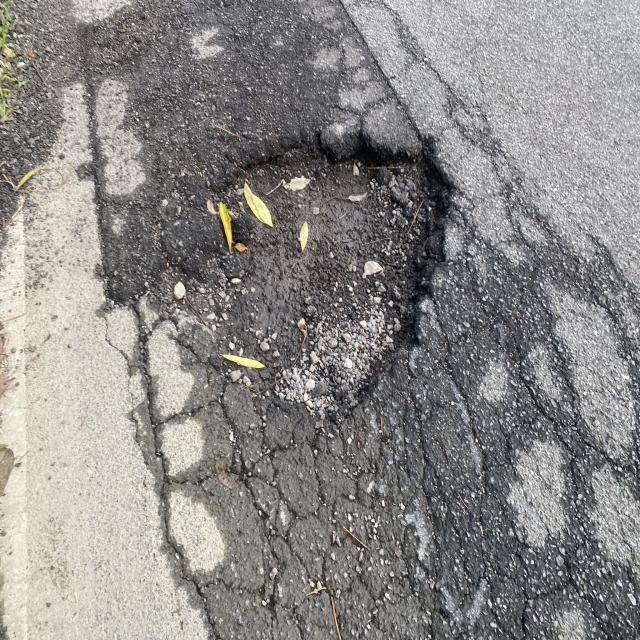
#> input picture pothole_combined/test/images/pothole_dataset_1_IMG_0291_JPEG.rf.fc0cbf43d306546977c5c670b15ff40b.jpg, 640 x 640 px, given in place of test_night.mp4, which was not available
$ python module3_lanes.py
#> lines starting #> are read from the running program, lines starting #| are printed output that depends on the picture; after the words box and inside, x2 and y2 are one past the last pixel; in counts of white or black regions, pixels touching at a corner belong together; pictures that were not available may be replaced by others from this repository, and a replacement may not be noted
#> in run_lane_module, frame is the input picture: shape (640, 640, 3); mean B, G, R 135.1, 137.3, 139.4
### module2_glare.py
import cv2
import numpy as np

VIDEO_PATH = "videos/test_night.mp4"

def detect_and_reduce_glare(frame):
    hsv = cv2.cvtColor(frame, cv2.COLOR_BGR2HSV)
#> hsv: shape (640, 640, 3); mean H, S, V 72.4, 15.8, 141.1

    # Mask 1 — pure white bright light
    lower1 = np.array([0, 0, 200])
    upper1 = np.array([180, 40, 255])
    mask1 = cv2.inRange(hsv, lower1, upper1)
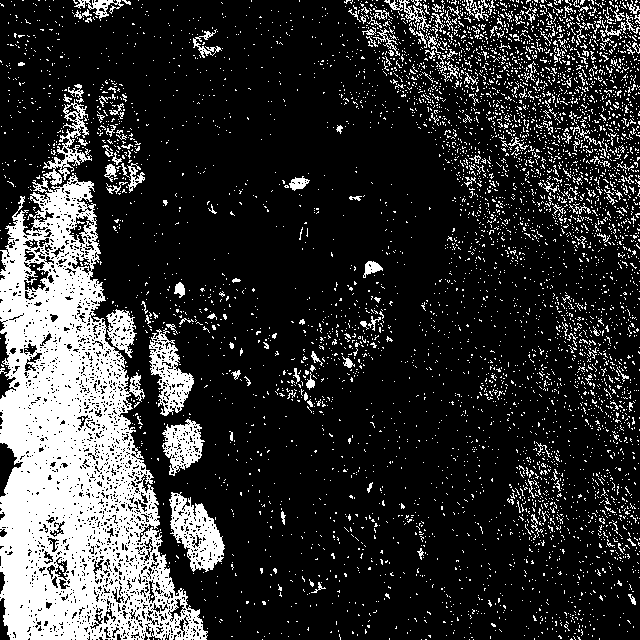
#> mask1: shape (640, 640); 19.7% white; 5621 white regions (5446 under 20 px), largest, box (x1, y1, x2, y2) and area: (0, 173, 208, 640) 48949, (169, 492, 225, 572) 2273, (149, 328, 194, 416) 1724

    # Mask 2 — yellowish white headlights
    lower2 = np.array([15, 30, 180])
    upper2 = np.array([35, 180, 255])
    mask2 = cv2.inRange(hsv, lower2, upper2)
#> mask2: shape (640, 640); 1.1% white; 387 white regions (355 under 20 px), largest, box (x1, y1, x2, y2) and area: (242, 183, 273, 227) 486, (218, 202, 233, 248) 259, (223, 353, 265, 369) 257

    # Combine both masks
    glare_mask = cv2.bitwise_or(mask1, mask2)
#> glare_mask: shape (640, 640); 20.4% white; 5620 white regions (5436 under 20 px), largest, box (x1, y1, x2, y2) and area: (0, 99, 208, 640) 51461, (169, 492, 225, 572) 2273, (149, 328, 194, 416) 1724

    # Remove small noise
    kernel = np.ones((5, 5), np.uint8)
    glare_mask = cv2.morphologyEx(glare_mask, cv2.MORPH_OPEN, kernel)
#> glare_mask: shape (640, 640); 8.9% white; 111 white regions (2 under 20 px), largest, box (x1, y1, x2, y2) and area: (0, 222, 107, 640) 26947, (43, 189, 78, 252) 1069, (198, 521, 224, 569) 713
    glare_mask = cv2.morphologyEx(glare_mask, cv2.MORPH_DILATE, kernel)
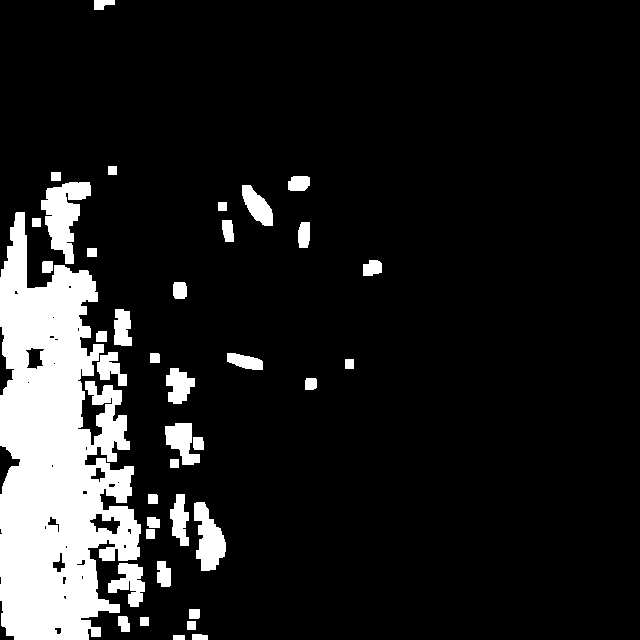
#> glare_mask: shape (640, 640); 12.4% white; 39 white regions

    # ✅ Gentle blend dimming — NOT blackout
    result = frame.copy()
    glare_area = result[glare_mask == 255].astype(np.float32)
    dimmed = glare_area * 0.4
    result[glare_mask == 255] = np.clip(dimmed, 0, 255).astype(np.uint8)
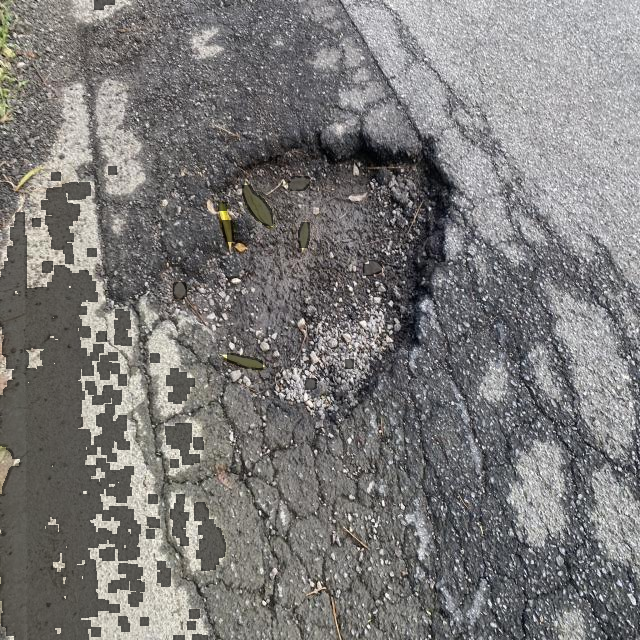
#> result: shape (640, 640, 3); 12.43% of pixels changed, all inside (x1, y1, x2, y2) = (0, 0, 382, 640)

    # Draw boxes only around real headlight sized glare
    contours, _ = cv2.findContours(
        glare_mask, cv2.RETR_EXTERNAL, cv2.CHAIN_APPROX_SIMPLE
    )
#> contours = 39 contours; largest, box (x1, y1, x2, y2) and area: (0, 212, 141, 640) 38022, (41, 182, 91, 264) 2016, (194, 502, 226, 571) 1272, (108, 563, 145, 607) 822, (165, 423, 200, 465) 789
    for cnt in contours:
        area = cv2.contourArea(cnt)
        if 800 < area < 50000:
            x, y, w, h = cv2.boundingRect(cnt)
            if w < 250 and h < 250:
                cv2.rectangle(result, (x, y), (x+w, y+h),
                              (0, 0, 255), 2)
                cv2.putText(result, "GLARE", (x, y - 6),
                            cv2.FONT_HERSHEY_SIMPLEX,
                            0.5, (0, 0, 255), 1)
#> this loop made 39 passes
#> (area, x, y, w, h) on passes 7, 11, 32, 35: (821.5, 108, 563, 37, 44), (1272.5, 194, 502, 32, 69), (38021.5, 0, 212, 141, 428), (2015.5, 41, 182, 50, 82)
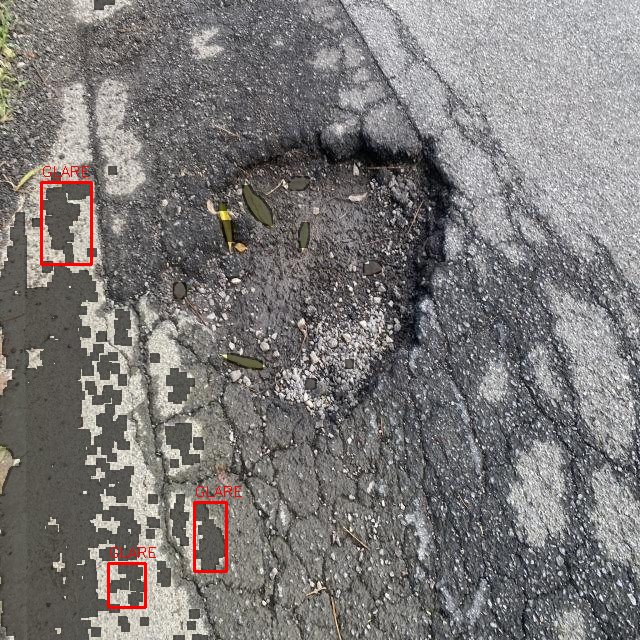
#> result: shape (640, 640, 3); 0.55% of pixels changed, all inside (x1, y1, x2, y2) = (40, 166, 242, 609)

    return result, glare_mask

# [26 lines left out: function run_glare_module, not called in this run]

# [2 lines that do not run on import are left out]

### module3_lanes.py
import cv2
import numpy as np
from module2_glare import detect_and_reduce_glare

VIDEO_PATH = "videos/test_night.mp4"

def enhance_lanes(frame):
    height, width = frame.shape[:2]

    # Only work on bottom 35% of frame — that is where road is
    roi_top = int(height * 0.65)
    roi = frame[roi_top:height, 0:width]

    # Convert ROI to grayscale and blur
    gray = cv2.cvtColor(roi, cv2.COLOR_BGR2GRAY)
    blurred = cv2.GaussianBlur(gray, (9, 9), 0)
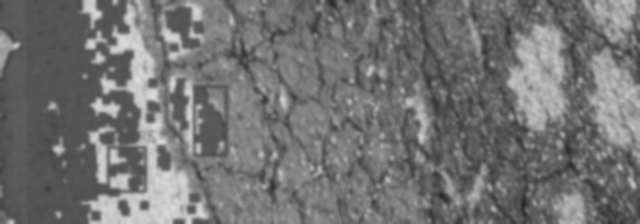
#> blurred: shape (224, 640); min 38, max 219, mean 114.9
    edges = cv2.Canny(blurred, 30, 90)
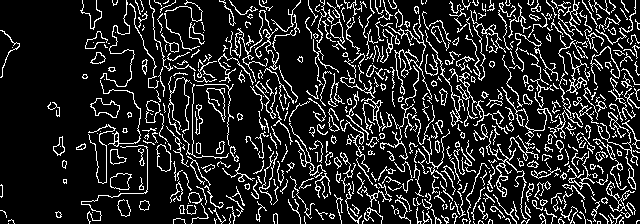
#> edges: shape (224, 640); 15.1% white in thin lines or dots

    # Hough lines on small ROI only
    lines = cv2.HoughLinesP(
        edges,
        rho=1,
        theta=np.pi / 180,
        threshold=25,
        minLineLength=50,
        maxLineGap=120
    )
#> lines = 209 rows, first 6: [10, 50, 627, 193], [62, 164, 635, 11], [89, 138, 634, 214], [48, 105, 634, 135], [56, 215, 630, 17], [62, 136, 629, 216]

    lane_frame = frame.copy()

    if lines is not None:
        left_lines = []
        right_lines = []
        mid_x = width // 2

        for line in lines:
            x1, y1, x2, y2 = line[0]
            if x2 == x1:
                continue
            slope = (y2 - y1) / (x2 - x1)

            # Filter by slope — ignore nearly horizontal lines
            if abs(slope) < 0.3:
                continue

            # Left side of frame = left lane
            if x1 < mid_x and x2 < mid_x and slope < 0:
                left_lines.append((x1, y1 + roi_top,
                                   x2, y2 + roi_top))
            # Right side of frame = right lane
            elif x1 > mid_x and x2 > mid_x and slope > 0:
                right_lines.append((x1, y1 + roi_top,
                                    x2, y2 + roi_top))
#> this loop made 209 passes
#> (x1, y1, x2, y2, slope) on passes 1 to 3: (10, 50, 627, 193, 0.232), (62, 164, 635, 11, -0.267), (89, 138, 634, 214, 0.139)
#> after the loop, left_lines = []; right_lines = []

        # Draw single averaged left line
        if left_lines:
            x1 = int(np.mean([l[0] for l in left_lines]))
            y1 = int(np.mean([l[1] for l in left_lines]))
            x2 = int(np.mean([l[2] for l in left_lines]))
            y2 = int(np.mean([l[3] for l in left_lines]))
            cv2.line(lane_frame, (x1, y1), (x2, y2),
                     (0, 255, 0), 4)

        # Draw single averaged right line
        if right_lines:
            x1 = int(np.mean([l[0] for l in right_lines]))
            y1 = int(np.mean([l[1] for l in right_lines]))
            x2 = int(np.mean([l[2] for l in right_lines]))
            y2 = int(np.mean([l[3] for l in right_lines]))
            cv2.line(lane_frame, (x1, y1), (x2, y2),
                     (0, 255, 0), 4)

    return lane_frame

def run_lane_module():
    cap = cv2.VideoCapture(VIDEO_PATH)

    if not cap.isOpened():
        print("ERROR: Could not open video.")
        return

    print("Module 3 running — Lane Enhancement")
    print("Press Q to quit.")

    while True:
        ret, frame = cap.read()
        if not ret:
            cap.set(cv2.CAP_PROP_POS_FRAMES, 0)
            continue

        # First apply glare reduction from Module 2
        glare_reduced, _ = detect_and_reduce_glare(frame)

        # Then enhance lanes on the glare reduced frame
        lane_enhanced = enhance_lanes(glare_reduced)

        # Show all three stages
        # Resize each panel to smaller width so all 3 fit on screen
        h, w = frame.shape[:2]
        small_w = 480
        small_h = int(h * small_w / w)

        panel1 = cv2.resize(frame, (small_w, small_h))
        panel2 = cv2.resize(glare_reduced, (small_w, small_h))
        panel3 = cv2.resize(lane_enhanced, (small_w, small_h))

        combined = np.hstack((panel1, panel2, panel3))
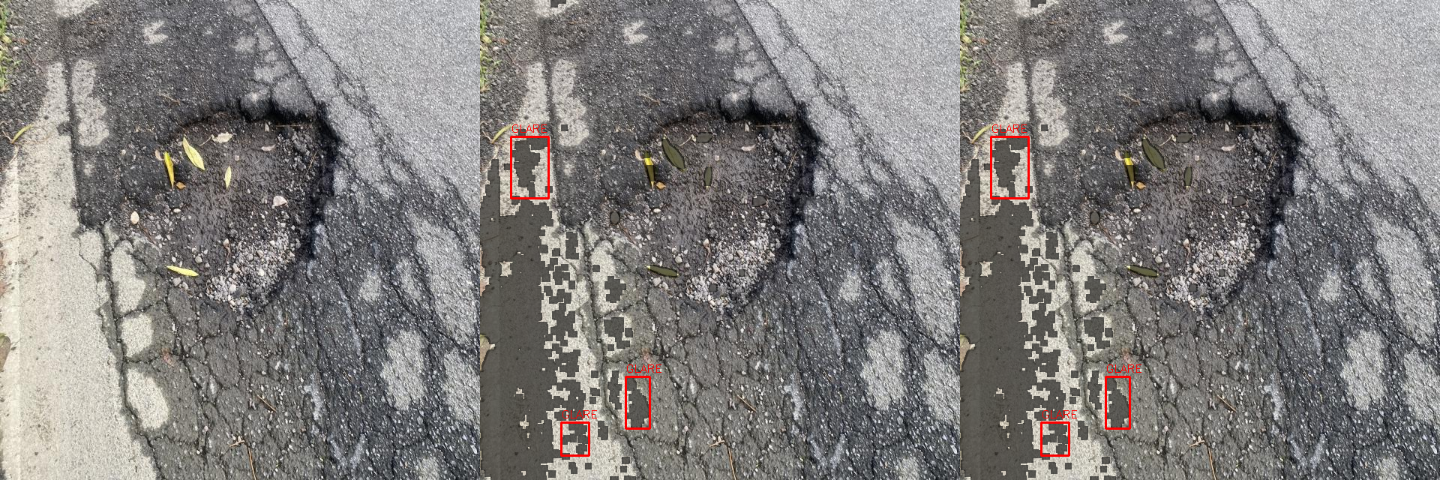
#> combined: shape (480, 1440, 3); mean B, G, R 124.7, 126.2, 128.9
        cv2.imshow("Original | Glare Reduced | Lane Enhanced", combined)

        if cv2.waitKey(25) & 0xFF == ord('q'):
#> (key q is pressed here)
            break

    cap.release()
    cv2.destroyAllWindows()

if __name__ == "__main__":
    run_lane_module()

$ run again, on pothole_combined/test/images/pothole_dataset_1_IMG_0295_JPEG.rf.7756a97b3d5d078128e5ab67a73d16c5.jpg
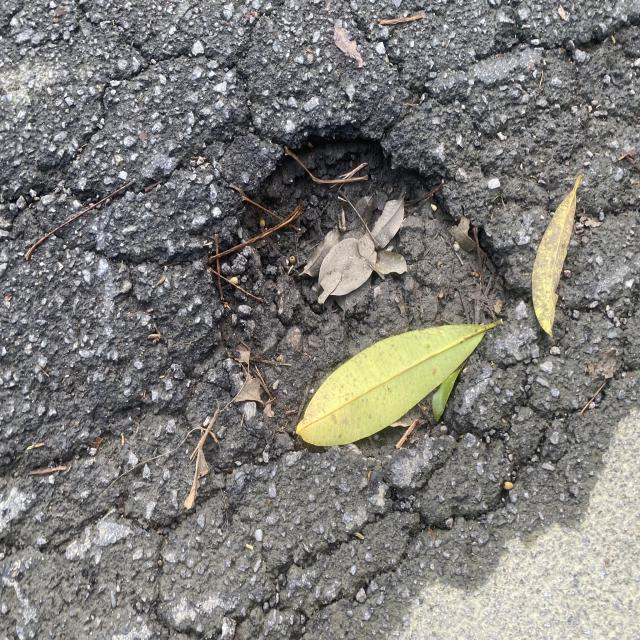
#> input picture pothole_combined/test/images/pothole_dataset_1_IMG_0295_JPEG.rf.7756a97b3d5d078128e5ab67a73d16c5.jpg, 640 x 640 px, given in place of test_night.mp4, which was not available
#> in run_lane_module, frame is the input picture: shape (640, 640, 3); mean B, G, R 120.8, 124.3, 125.9
#> hsv: shape (640, 640, 3); mean H, S, V 66.8, 19.4, 128.1
#> in detect_and_reduce_glare, `mask1 = cv2.inRange(hsv, lower1, upper1)`:
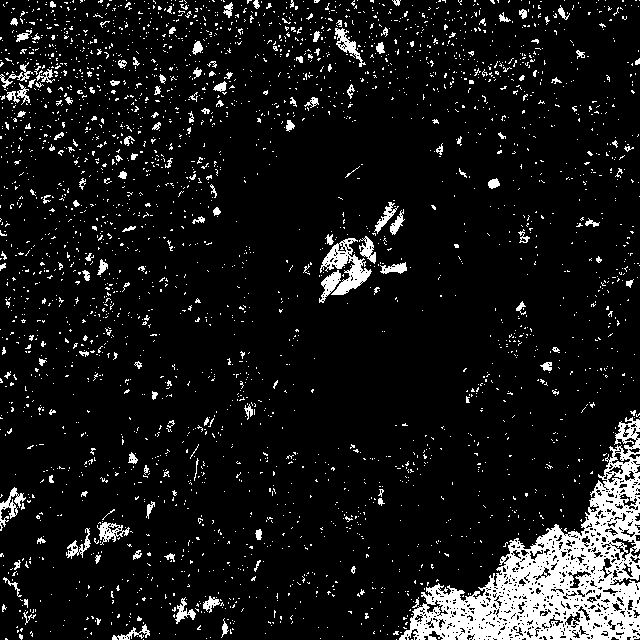
#> mask1: shape (640, 640); 9.1% white; 2996 white regions (2841 under 20 px), largest, box (x1, y1, x2, y2) and area: (399, 417, 640, 640) 18137, (320, 238, 372, 295) 1141, (0, 487, 26, 531) 353
#> mask2: shape (640, 640); 4% white; 164 white regions (149 under 20 px), largest, box (x1, y1, x2, y2) and area: (296, 323, 495, 446) 11744, (532, 175, 582, 337) 3176, (352, 240, 391, 274) 409
#> contours = 40 contours; largest, box (x1, y1, x2, y2) and area: (408, 480, 640, 640) 15806, (295, 323, 478, 448) 12616, (530, 189, 578, 334) 3683, (323, 235, 408, 297) 2451, (620, 455, 640, 477) 237
#> the loop in detect_and_reduce_glare, `for cnt in contours:` made 40 passes
#> (area, x, y, w, h) on passes 14, 21, 24, 28: (15806.5, 408, 480, 232, 160), (12616.5, 295, 323, 183, 125), (2451, 323, 235, 85, 62), (3683, 530, 189, 48, 145)
#> edges: shape (224, 640); 16.4% white in thin lines or dots
#> lines = 215 rows, first 6: [6, 93, 626, 16], [4, 196, 639, 2], [5, 130, 623, 65], [1, 114, 615, 135], [106, 1, 639, 66], [2, 42, 637, 143]
#> the loop in enhance_lanes, `for line in lines:` made 215 passes
#> (x1, y1, x2, y2, slope) on passes 1 to 3: (6, 93, 626, 16, -0.124), (4, 196, 639, 2, -0.306), (5, 130, 623, 65, -0.105)
#> after the loop in enhance_lanes, `for line in lines:`: left_lines = []
#> in run_lane_module, `combined = np.hstack((panel1, panel2, panel3))`:
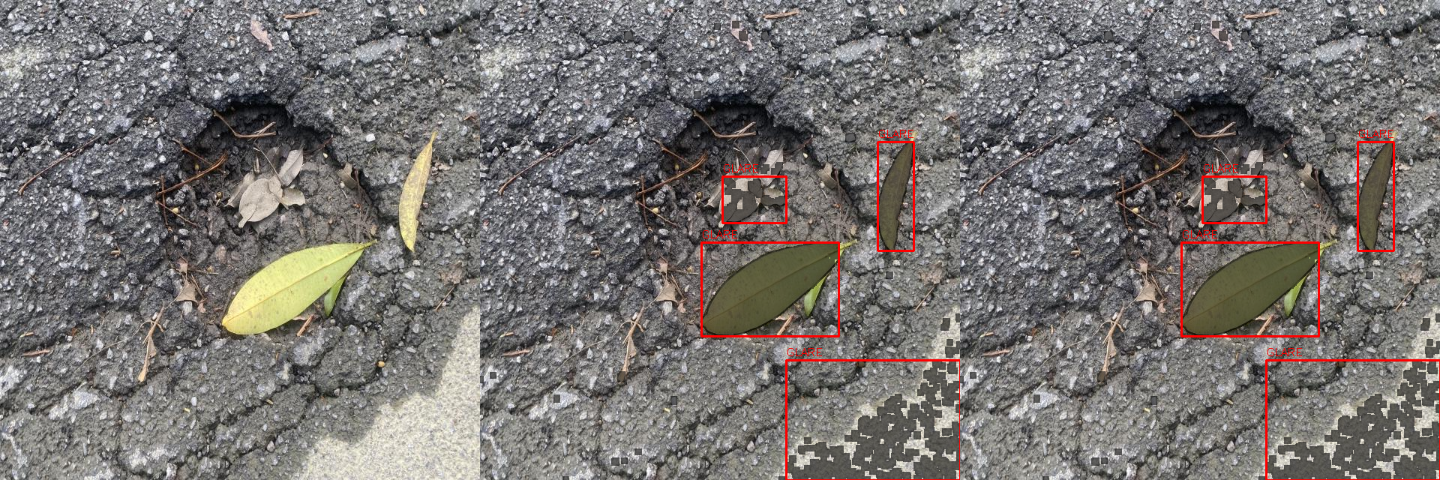
#> combined: shape (480, 1440, 3); mean B, G, R 113, 115.1, 119

$ run again, on pothole_combined/test/images/pothole_dataset_1_IMG_9722_JPEG.rf.9cd90f71e14d363e81d089818b22b6d2.jpg
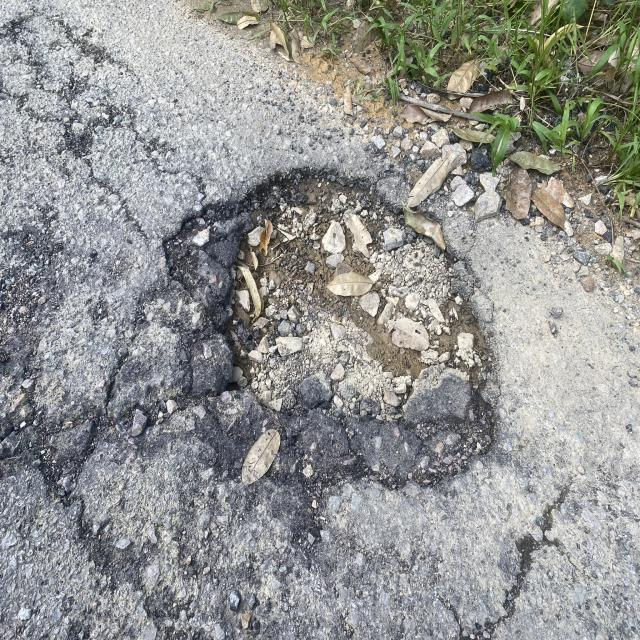
#> input picture pothole_combined/test/images/pothole_dataset_1_IMG_9722_JPEG.rf.9cd90f71e14d363e81d089818b22b6d2.jpg, 640 x 640 px, given in place of test_night.mp4, which was not available
#> in run_lane_module, frame is the input picture: shape (640, 640, 3); mean B, G, R 145.9, 148.1, 147.1
#> hsv: shape (640, 640, 3); mean H, S, V 75.2, 26, 153.2
#> in detect_and_reduce_glare, `mask1 = cv2.inRange(hsv, lower1, upper1)`:
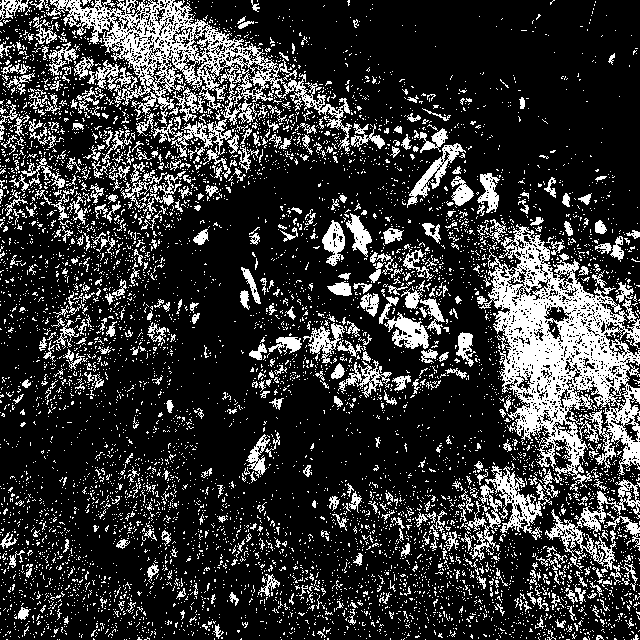
#> mask1: shape (640, 640); 21% white in thin lines or dots
#> mask2: shape (640, 640); 1.7% white; 712 white regions (668 under 20 px), largest, box (x1, y1, x2, y2) and area: (326, 270, 374, 295) 607, (297, 50, 341, 87) 603, (447, 63, 473, 93) 446
#> contours = 94 contours; largest, box (x1, y1, x2, y2) and area: (503, 321, 625, 403) 4340, (493, 275, 551, 339) 1794, (327, 270, 381, 298) 1038, (387, 316, 430, 350) 882, (410, 158, 449, 198) 756
#> the loop in detect_and_reduce_glare, `for cnt in contours:` made 94 passes
#> (area, x, y, w, h) on passes 33, 35, 44, 45: (4339.5, 503, 321, 122, 82), (882, 387, 316, 43, 34), (1794, 493, 275, 58, 64), (1037.5, 327, 270, 54, 28)
#> edges: shape (224, 640); 17.9% white in thin lines or dots
#> lines = 222 rows, first 6: [0, 130, 626, 206], [6, 41, 636, 198], [0, 99, 637, 132], [1, 124, 638, 202], [2, 33, 639, 44], [3, 60, 637, 49]
#> the loop in enhance_lanes, `for line in lines:` made 222 passes
#> (x1, y1, x2, y2, slope) on passes 1 to 3: (0, 130, 626, 206, 0.121), (6, 41, 636, 198, 0.249), (0, 99, 637, 132, 0.0518)
#> after the loop in enhance_lanes, `for line in lines:`: left_lines = []
#> in run_lane_module, `combined = np.hstack((panel1, panel2, panel3))`:
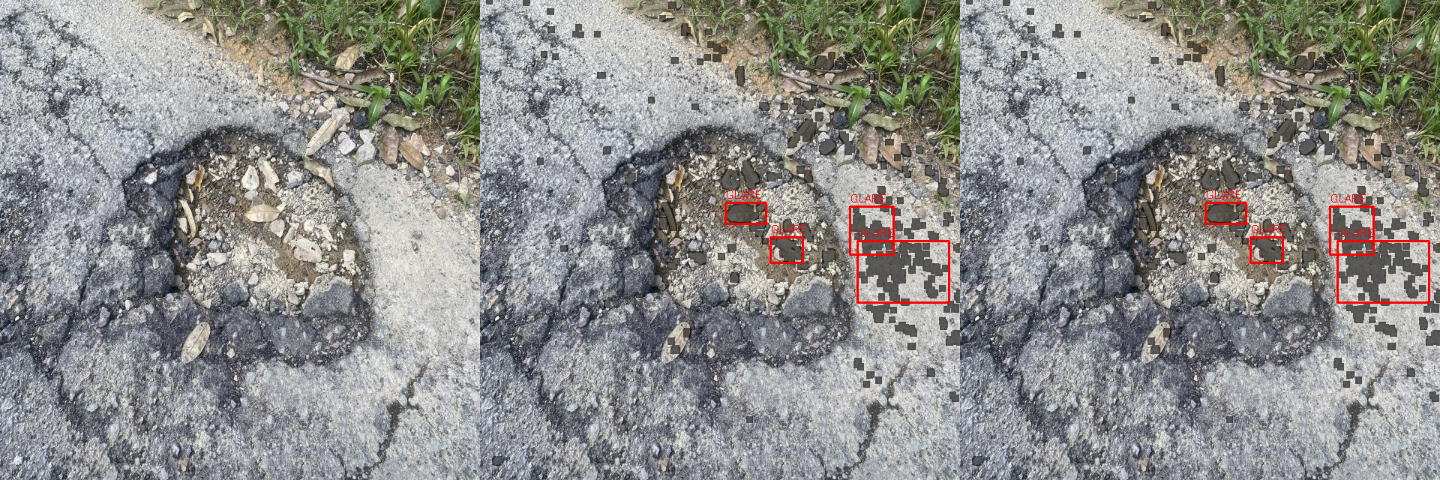
#> combined: shape (480, 1440, 3); mean B, G, R 140, 141.9, 142.2
